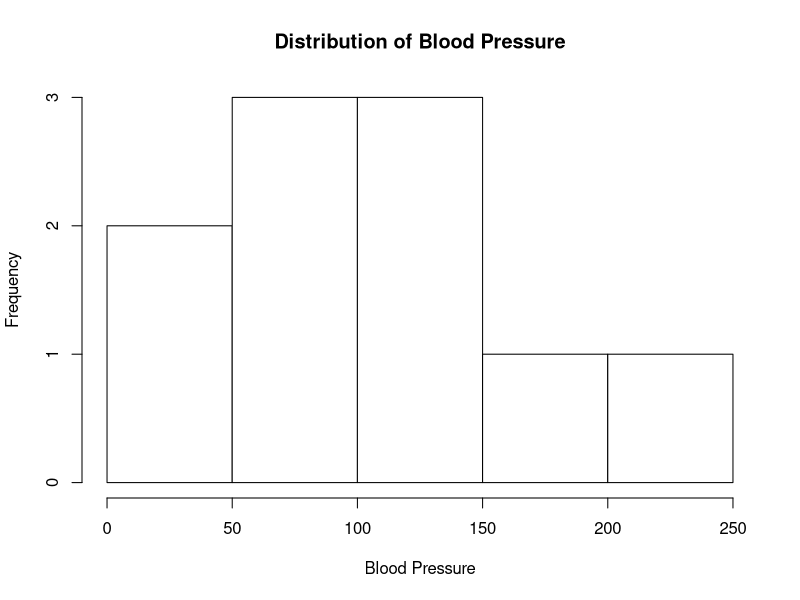
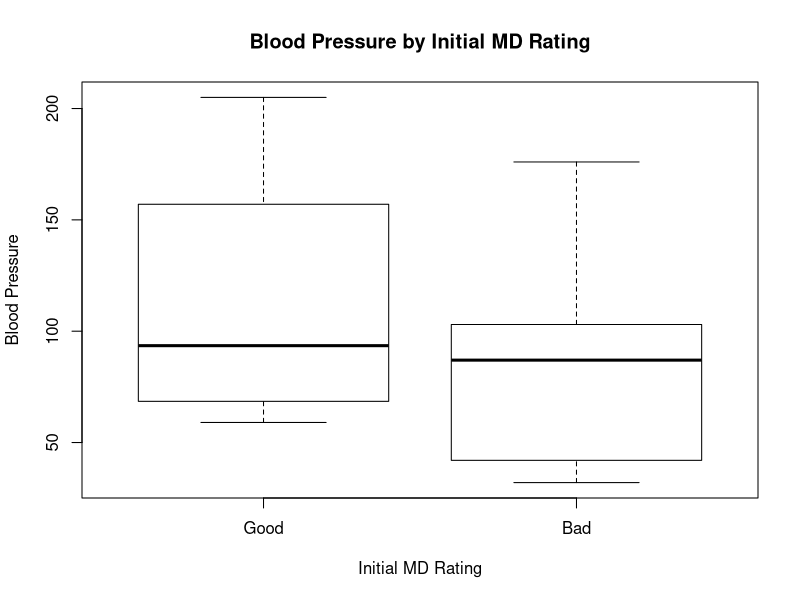
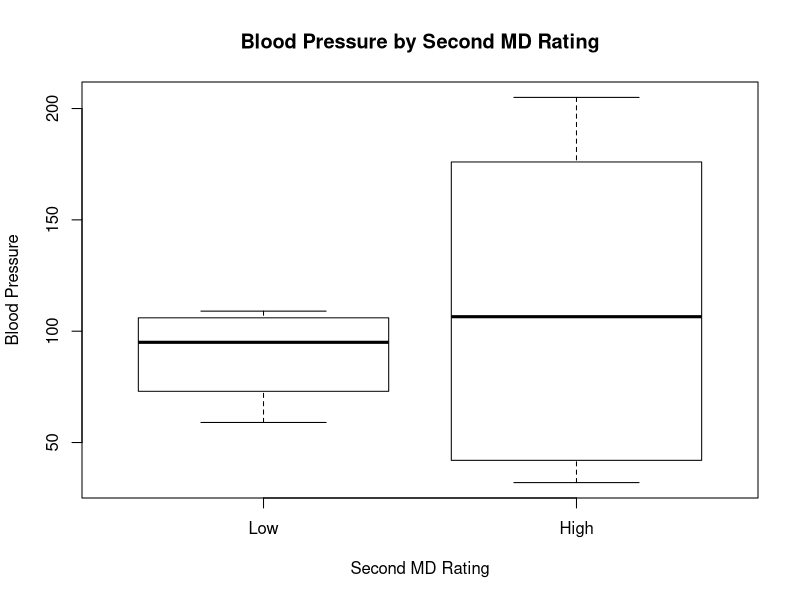
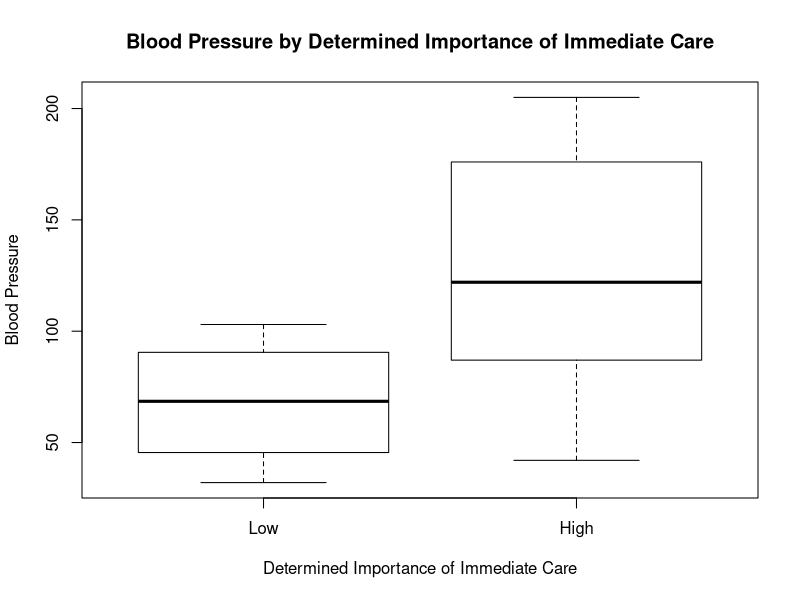

The R script that drew these images, in order:
## ---- chunk 1
data <- data.frame(
  frequency = c(0.6, 0.3, 0.4, 0.4, 0.2, 0.6, 0.3, 0.4, 0.9, 0.2),
  BP = c(103, 87, 32, 42, 59, 109, 78, 205, 135, 176),
  first_rating = c(1, 1, 1, 1, 0, 0, 0, 0, NA, 1), # 1 = bad, 0 = good
  second_rating = c(0, 0, 1, 1, 0, 0, 1, 1, 1, 1), # 1 = high, 0 = low
  decision = c(0, 1, 0, 1, 0, 1, 0, 1, 1, 1)) # 1 = high priority, 0 = low priority
## ---- chunk 2
hist(data$BP, 
     main = "Distribution of Blood Pressure",
     xlab = "Blood Pressure",
     col = "white")
## ---- chunk 3

boxplot(BP ~ first_rating, data = data,
        main = "Blood Pressure by Initial MD Rating", 
        xlab = "Initial MD Rating",
        ylab = "Blood Pressure",
        col = "white",
        names = c("Good", "Bad"))
        
## ---- chunk 4
boxplot(BP ~ second_rating, data = data,
        main = "Blood Pressure by Second MD Rating", 
        xlab = "Second MD Rating",
        ylab = "Blood Pressure",
        col = "white",
        names = c("Low", "High"))
## ---- chunk 5
boxplot(BP ~ decision, data = data,
        main = "Blood Pressure by Determined Importance of Immediate Care", 
        xlab = "Determined Importance of Immediate Care",
        ylab = "Blood Pressure",
        col = "white",
        names = c("Low", "High"))
